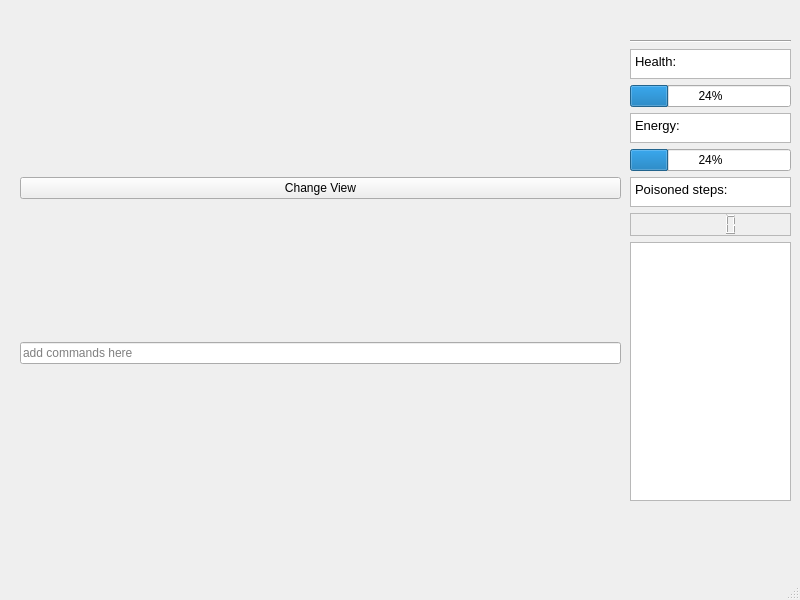
<?xml version="1.0" encoding="UTF-8"?>
<ui version="4.0">
 <class>MainWindow</class>
 <widget class="QMainWindow" name="MainWindow">
  <property name="geometry">
   <rect>
    <x>0</x>
    <y>0</y>
    <width>800</width>
    <height>600</height>
   </rect>
  </property>
  <property name="windowTitle">
   <string>MainWindow</string>
  </property>
  <widget class="QWidget" name="centralwidget">
   <widget class="QWidget" name="verticalLayoutWidget">
    <property name="geometry">
     <rect>
      <x>630</x>
      <y>40</y>
      <width>161</width>
      <height>461</height>
     </rect>
    </property>
    <layout class="QGridLayout" name="gridLayout">
     <item row="1" column="0">
      <widget class="QTextEdit" name="textEdit">
       <property name="maximumSize">
        <size>
         <width>200</width>
         <height>30</height>
        </size>
       </property>
       <property name="focusPolicy">
        <enum>Qt::NoFocus</enum>
       </property>
       <property name="html">
        <string>&lt;!DOCTYPE HTML PUBLIC &quot;-//W3C//DTD HTML 4.0//EN&quot; &quot;http://www.w3.org/TR/REC-html40/strict.dtd&quot;&gt;
&lt;html&gt;&lt;head&gt;&lt;meta name=&quot;qrichtext&quot; content=&quot;1&quot; /&gt;&lt;meta charset=&quot;utf-8&quot; /&gt;&lt;style type=&quot;text/css&quot;&gt;
p, li { white-space: pre-wrap; }
hr { height: 1px; border-width: 0; }
&lt;/style&gt;&lt;/head&gt;&lt;body style=&quot; font-family:'SF Pro weight=591'; font-size:10pt; font-weight:400; font-style:normal;&quot;&gt;
&lt;p style=&quot; margin-top:0px; margin-bottom:0px; margin-left:0px; margin-right:0px; -qt-block-indent:0; text-indent:0px;&quot;&gt;Health:&lt;/p&gt;&lt;/body&gt;&lt;/html&gt;</string>
       </property>
      </widget>
     </item>
     <item row="0" column="0">
      <widget class="Line" name="line">
       <property name="orientation">
        <enum>Qt::Horizontal</enum>
       </property>
      </widget>
     </item>
     <item row="3" column="0">
      <widget class="QTextEdit" name="textEdit_2">
       <property name="maximumSize">
        <size>
         <width>200</width>
         <height>30</height>
        </size>
       </property>
       <property name="focusPolicy">
        <enum>Qt::NoFocus</enum>
       </property>
       <property name="html">
        <string>&lt;!DOCTYPE HTML PUBLIC &quot;-//W3C//DTD HTML 4.0//EN&quot; &quot;http://www.w3.org/TR/REC-html40/strict.dtd&quot;&gt;
&lt;html&gt;&lt;head&gt;&lt;meta name=&quot;qrichtext&quot; content=&quot;1&quot; /&gt;&lt;meta charset=&quot;utf-8&quot; /&gt;&lt;style type=&quot;text/css&quot;&gt;
p, li { white-space: pre-wrap; }
hr { height: 1px; border-width: 0; }
&lt;/style&gt;&lt;/head&gt;&lt;body style=&quot; font-family:'SF Pro weight=591'; font-size:10pt; font-weight:400; font-style:normal;&quot;&gt;
&lt;p style=&quot; margin-top:0px; margin-bottom:0px; margin-left:0px; margin-right:0px; -qt-block-indent:0; text-indent:0px;&quot;&gt;Energy:&lt;/p&gt;&lt;/body&gt;&lt;/html&gt;</string>
       </property>
      </widget>
     </item>
     <item row="10" column="0">
      <widget class="QLCDNumber" name="lcdNumber">
       <property name="maximumSize">
        <size>
         <width>16777215</width>
         <height>30</height>
        </size>
       </property>
       <property name="palette">
        <palette>
         <active>
          <colorrole role="Light">
           <brush brushstyle="SolidPattern">
            <color alpha="255">
             <red>173</red>
             <green>127</green>
             <blue>168</blue>
            </color>
           </brush>
          </colorrole>
          <colorrole role="Dark">
           <brush brushstyle="SolidPattern">
            <color alpha="255">
             <red>92</red>
             <green>53</green>
             <blue>102</blue>
            </color>
           </brush>
          </colorrole>
          <colorrole role="Mid">
           <brush brushstyle="SolidPattern">
            <color alpha="255">
             <red>117</red>
             <green>80</green>
             <blue>123</blue>
            </color>
           </brush>
          </colorrole>
          <colorrole role="Shadow">
           <brush brushstyle="SolidPattern">
            <color alpha="255">
             <red>85</red>
             <green>87</green>
             <blue>83</blue>
            </color>
           </brush>
          </colorrole>
         </active>
         <inactive>
          <colorrole role="Light">
           <brush brushstyle="SolidPattern">
            <color alpha="255">
             <red>255</red>
             <green>255</green>
             <blue>255</blue>
            </color>
           </brush>
          </colorrole>
          <colorrole role="Dark">
           <brush brushstyle="SolidPattern">
            <color alpha="255">
             <red>159</red>
             <green>159</green>
             <blue>159</blue>
            </color>
           </brush>
          </colorrole>
          <colorrole role="Mid">
           <brush brushstyle="SolidPattern">
            <color alpha="255">
             <red>184</red>
             <green>184</green>
             <blue>184</blue>
            </color>
           </brush>
          </colorrole>
          <colorrole role="Shadow">
           <brush brushstyle="SolidPattern">
            <color alpha="255">
             <red>118</red>
             <green>118</green>
             <blue>118</blue>
            </color>
           </brush>
          </colorrole>
         </inactive>
         <disabled>
          <colorrole role="Light">
           <brush brushstyle="SolidPattern">
            <color alpha="255">
             <red>173</red>
             <green>127</green>
             <blue>168</blue>
            </color>
           </brush>
          </colorrole>
          <colorrole role="Dark">
           <brush brushstyle="SolidPattern">
            <color alpha="255">
             <red>92</red>
             <green>53</green>
             <blue>102</blue>
            </color>
           </brush>
          </colorrole>
          <colorrole role="Mid">
           <brush brushstyle="SolidPattern">
            <color alpha="255">
             <red>117</red>
             <green>80</green>
             <blue>123</blue>
            </color>
           </brush>
          </colorrole>
          <colorrole role="Shadow">
           <brush brushstyle="SolidPattern">
            <color alpha="255">
             <red>177</red>
             <green>177</green>
             <blue>177</blue>
            </color>
           </brush>
          </colorrole>
         </disabled>
        </palette>
       </property>
       <property name="font">
        <font>
         <kerning>true</kerning>
        </font>
       </property>
       <property name="frameShape">
        <enum>QFrame::StyledPanel</enum>
       </property>
       <property name="frameShadow">
        <enum>QFrame::Plain</enum>
       </property>
       <property name="lineWidth">
        <number>1</number>
       </property>
       <property name="segmentStyle">
        <enum>QLCDNumber::Filled</enum>
       </property>
      </widget>
     </item>
     <item row="5" column="0" rowspan="4">
      <widget class="QProgressBar" name="progressBar_2">
       <property name="palette">
        <palette>
         <active>
          <colorrole role="Highlight">
           <brush brushstyle="SolidPattern">
            <color alpha="255">
             <red>78</red>
             <green>154</green>
             <blue>6</blue>
            </color>
           </brush>
          </colorrole>
         </active>
         <inactive>
          <colorrole role="Highlight">
           <brush brushstyle="SolidPattern">
            <color alpha="255">
             <red>48</red>
             <green>140</green>
             <blue>198</blue>
            </color>
           </brush>
          </colorrole>
         </inactive>
         <disabled>
          <colorrole role="Highlight">
           <brush brushstyle="SolidPattern">
            <color alpha="255">
             <red>145</red>
             <green>145</green>
             <blue>145</blue>
            </color>
           </brush>
          </colorrole>
         </disabled>
        </palette>
       </property>
       <property name="value">
        <number>24</number>
       </property>
      </widget>
     </item>
     <item row="9" column="0">
      <widget class="QTextEdit" name="textEdit_3">
       <property name="maximumSize">
        <size>
         <width>200</width>
         <height>30</height>
        </size>
       </property>
       <property name="focusPolicy">
        <enum>Qt::NoFocus</enum>
       </property>
       <property name="html">
        <string>&lt;!DOCTYPE HTML PUBLIC &quot;-//W3C//DTD HTML 4.0//EN&quot; &quot;http://www.w3.org/TR/REC-html40/strict.dtd&quot;&gt;
&lt;html&gt;&lt;head&gt;&lt;meta name=&quot;qrichtext&quot; content=&quot;1&quot; /&gt;&lt;meta charset=&quot;utf-8&quot; /&gt;&lt;style type=&quot;text/css&quot;&gt;
p, li { white-space: pre-wrap; }
hr { height: 1px; border-width: 0; }
&lt;/style&gt;&lt;/head&gt;&lt;body style=&quot; font-family:'SF Pro weight=591'; font-size:10pt; font-weight:400; font-style:normal;&quot;&gt;
&lt;p style=&quot; margin-top:0px; margin-bottom:0px; margin-left:0px; margin-right:0px; -qt-block-indent:0; text-indent:0px;&quot;&gt;Poisoned steps:&lt;/p&gt;&lt;/body&gt;&lt;/html&gt;</string>
       </property>
      </widget>
     </item>
     <item row="2" column="0">
      <widget class="QProgressBar" name="progressBar">
       <property name="palette">
        <palette>
         <active>
          <colorrole role="Highlight">
           <brush brushstyle="SolidPattern">
            <color alpha="255">
             <red>204</red>
             <green>0</green>
             <blue>0</blue>
            </color>
           </brush>
          </colorrole>
         </active>
         <inactive>
          <colorrole role="Highlight">
           <brush brushstyle="SolidPattern">
            <color alpha="255">
             <red>48</red>
             <green>140</green>
             <blue>198</blue>
            </color>
           </brush>
          </colorrole>
         </inactive>
         <disabled>
          <colorrole role="Highlight">
           <brush brushstyle="SolidPattern">
            <color alpha="255">
             <red>145</red>
             <green>145</green>
             <blue>145</blue>
            </color>
           </brush>
          </colorrole>
         </disabled>
        </palette>
       </property>
       <property name="toolTip">
        <string/>
       </property>
       <property name="whatsThis">
        <string/>
       </property>
       <property name="value">
        <number>24</number>
       </property>
      </widget>
     </item>
     <item row="11" column="0">
      <widget class="QTextEdit" name="textEdit_4">
       <property name="palette">
        <palette>
         <active>
          <colorrole role="Text">
           <brush brushstyle="SolidPattern">
            <color alpha="255">
             <red>78</red>
             <green>154</green>
             <blue>6</blue>
            </color>
           </brush>
          </colorrole>
         </active>
         <inactive>
          <colorrole role="Text">
           <brush brushstyle="SolidPattern">
            <color alpha="255">
             <red>0</red>
             <green>0</green>
             <blue>0</blue>
            </color>
           </brush>
          </colorrole>
         </inactive>
         <disabled>
          <colorrole role="Text">
           <brush brushstyle="SolidPattern">
            <color alpha="255">
             <red>190</red>
             <green>190</green>
             <blue>190</blue>
            </color>
           </brush>
          </colorrole>
         </disabled>
        </palette>
       </property>
       <property name="focusPolicy">
        <enum>Qt::NoFocus</enum>
       </property>
      </widget>
     </item>
    </layout>
   </widget>
   <widget class="QWidget" name="verticalLayoutWidget_2">
    <property name="geometry">
     <rect>
      <x>20</x>
      <y>40</y>
      <width>601</width>
      <height>461</height>
     </rect>
    </property>
    <layout class="QVBoxLayout" name="verticalLayout">
     <item>
      <widget class="QPushButton" name="pushButton">
       <property name="text">
        <string>Change View</string>
       </property>
      </widget>
     </item>
     <item>
      <layout class="QVBoxLayout" name="verticalLayout_2"/>
     </item>
     <item>
      <widget class="QLineEdit" name="lineEdit">
       <property name="focusPolicy">
        <enum>Qt::WheelFocus</enum>
       </property>
       <property name="placeholderText">
        <string>add commands here</string>
       </property>
      </widget>
     </item>
    </layout>
   </widget>
  </widget>
  <widget class="QMenuBar" name="menubar">
   <property name="geometry">
    <rect>
     <x>0</x>
     <y>0</y>
     <width>800</width>
     <height>21</height>
    </rect>
   </property>
  </widget>
  <widget class="QStatusBar" name="statusbar"/>
 </widget>
 <resources/>
 <connections/>
</ui>
